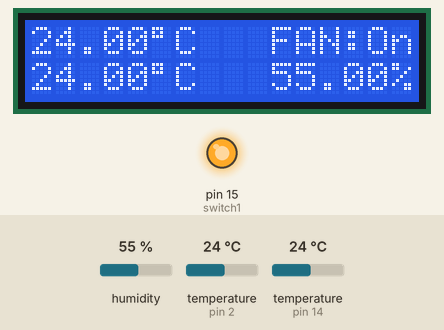
This sketch was run on a simulated Arduino Uno, built with avr-gcc and run on an emulated ATmega328P. On the bench: 16×2 character LCD, output pins drawn as LEDs (lit = HIGH). Inputs (shaded band) come from the test bench; at power-on: temperature (sensors on pin 14, pin 2) 24 °C, humidity 55 %. What the sketch prints to the serial monitor is not drawn.

Above: at 1.2 s.
1.3 s: temperature (sensor on pin 14) set to 22 °C
At 2.0 s:
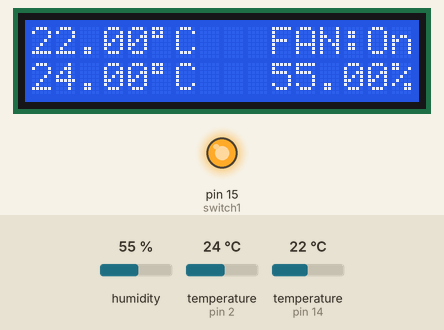
2.8 s: temperature (sensor on pin 14) set to 19 °C
At 3.4 s:
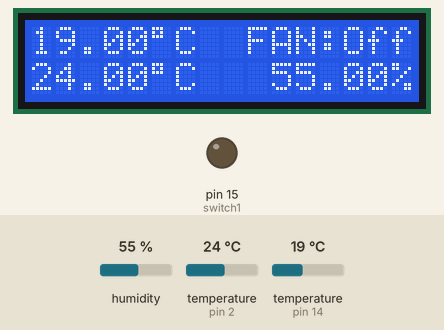
4.3 s: temperature (sensor on pin 2) set to 0 °C
At 5.4 s:
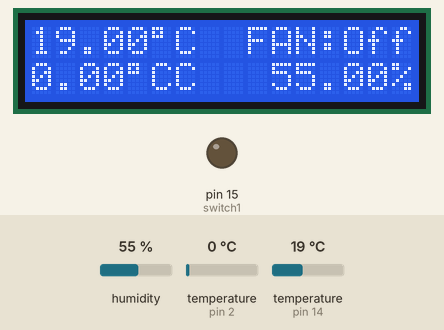
6.0 s: temperature (sensor on pin 14) set to 22 °C
At 6.7 s:
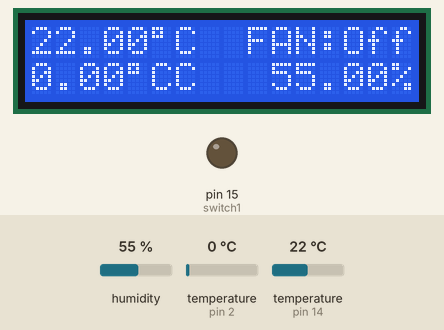
7.5 s: temperature (sensor on pin 14) set to 25 °C
At 8.7 s:
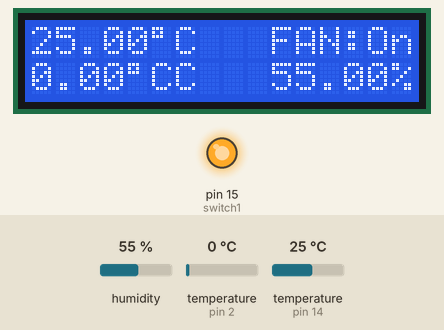
9.0 s: temperature (sensor on pin 14) set to 0 °C
At 9.8 s:
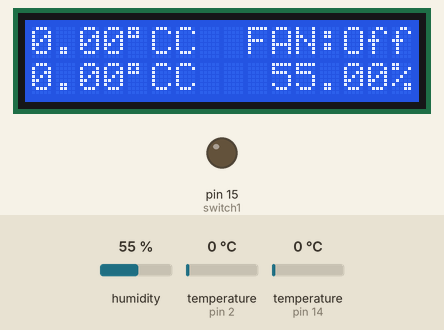
Timing chart, 0 to 11.6 s (numbered marks = the images above; inputs shaded):
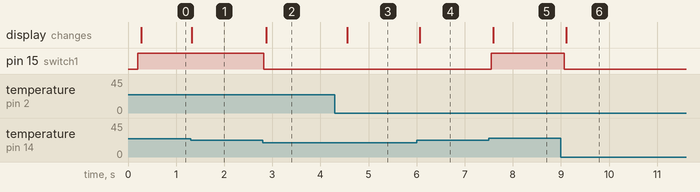

The sketch:

Sterowanie.ino
```cpp
// Include the libraries we need
#include <OneWire.h>
#include <DallasTemperature.h>
#include <LiquidCrystal_I2C.h>

#include <Adafruit_Sensor.h>
#include <DHT.h>
#include <DHT_U.h>


// dht 11
#define DHT11_PIN 2
#define DHT11_TYPE DHT11   // DHT 11
//#define DHT11_TYPE DHT22   // DHT 22  (AM2302), AM2321
DHT dht(DHT11_PIN, DHT11_TYPE);

#define ONE_WIRE_BUS 14
OneWire oneWire(ONE_WIRE_BUS);
DallasTemperature sensors(&oneWire);
DeviceAddress insideThermometer;
/*
// iRda
#include <IRremote.h>
#define irPin 11
IRrecv irrecv(irPin);
decode_results results;
*/
LiquidCrystal_I2C lcd(0x27, 2, 1, 0, 4, 5, 6, 7, 3, POSITIVE);

// przekazniki
int switch1 = 15;
bool toHot = false; // boolean not work for me!
int tohot = 24;
int cool = 20;
int laststate = 0;
int fanOnOFF = 0;

void setup() {
  // start serial port
  Serial.begin(9600);

  // termometr
  dht.begin(); // DHT11
  sensors.begin(); //DS18B20
  Serial.print("Found ");
  Serial.print(sensors.getDeviceCount(), DEC);
  Serial.println(" devices.");

  if (!sensors.getAddress(insideThermometer, 0)) Serial.println("Unable to find address for Device 0");
  Serial.print("Device 0 Address: ");
  printAddress(insideThermometer);
  Serial.println();
  sensors.setResolution(insideThermometer, 9);

  Serial.print("Device 0 Resolution: ");
  Serial.print(sensors.getResolution(insideThermometer), DEC);
  Serial.println();

  //LCD
  lcd.begin(16, 2);  // Inicjalizacja LCD 2x16
  lcd.clear();

  // przekazniki setup
  pinMode(switch1, OUTPUT);
}

void loop() {
    sensors.requestTemperatures(); // Send the command to get temperatures
    setState(sensors.getTempC(insideThermometer));
    printFanStatus();
    printTemperature(insideThermometer);
}

void printTemperature(DeviceAddress deviceAddress)
{
  float tempC = sensors.getTempC(deviceAddress);
  float humidity = dht.readHumidity();
  float temp = dht.readTemperature();
  String Celcius = "C";
  String Procent = "%";

  // debug
  Serial.print("Temp C: ");
  Serial.print(tempC);
  Serial.print(" Temp F: ");
  Serial.println(DallasTemperature::toFahrenheit(tempC)); // Converts tempC to Fahrenheit
  Serial.print(humidity);
  Serial.println(temp);

  // LCD print
  printLcd(0,0,tempC,Celcius,true);
  printLcd(10,1,humidity,Procent,false);
  printLcd(0,1,temp,Celcius,true);
}

// boolean not work. Use 0 or 1
void printLcd(int start, int line,float data, String mySymbol, bool character)
{
  lcd.setCursor(start, line);
  lcd.print(data);
  if (character == 1 ){
      lcd.print(char(223));
    }
  lcd.print(mySymbol);
}

void printAddress(DeviceAddress deviceAddress)
{
  for (uint8_t i = 0; i < 8; i++)
  {
    if (deviceAddress[i] < 16) Serial.print("0");
    Serial.print(deviceAddress[i], HEX);
  }
}

// check temperature and set fan and laststate
void setState(float temperature)
{
  if (temperature >= tohot )
  {
    digitalWrite(switch1, HIGH);
    fanOnOFF = 1;
    laststate = 1;
  }
  else if (temperature < tohot && laststate == 1 && temperature > cool )
  {
   Serial.println("Continue cooling / Chłodzimy dalej");
   digitalWrite(switch1, HIGH);
   laststate = 1;
   fanOnOFF = 1;
  } else
  {
    digitalWrite(switch1, LOW);
    laststate = 0;
    fanOnOFF = 0;
    }
}

// boolean not work on arduino
int lastState()
{
  if (laststate == 0 || laststate > 1 )
  {
    return 0;
   } else if (laststate == 1 )
   {
    return 1;
   }
}

void printFanStatus()
{
  lcd.setCursor(9, 0);
    if (fanOnOFF == 1)
    {
      lcd.print(" FAN:On");
    } else
    {
      lcd.print("FAN:Off");
    }
}
```

Measured:
- the behaviour switches between 21 and 20 °C on temperature (sensor on pin 14) (found by bisection; images 1 and 2)
- the behaviour switches between 23 and 24 °C on temperature (sensor on pin 14) (found by bisection; images 4 and 5)
- after the input at 1.3 s, the display: changes at once (image 1)
- after the input at 2.8 s, pin 15 (switch1): HIGH → LOW at once; the display: changes after 0.07 s (image 2)
- after the input at 4.3 s, the display: changes after 0.26 s (image 3)
- after the input at 6.0 s, the display: changes after 0.06 s (image 4)
- after the input at 7.5 s, pin 15 (switch1): LOW → HIGH after 0.05 s; the display: changes after 0.09 s (image 5)
- after the input at 9.0 s, pin 15 (switch1): HIGH → LOW after 0.07 s; the display: changes after 0.12 s (image 6)
